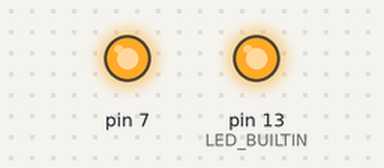
Bench run of a sketch on a simulated Arduino Uno, built with avr-gcc and run on an emulated ATmega328P. On the bench: output pins drawn as LEDs (lit = HIGH).

Above: at 5.0 s.
At 12.0 s:
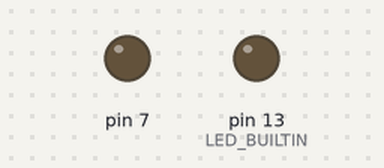
Timing chart, 0 to 18.2 s (numbered marks = the images above):
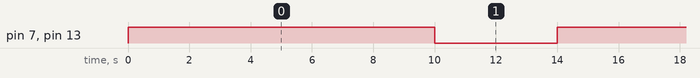

The sketch:

Practica.09.ino
```cpp
// C++ code
//
void setup()
{
  pinMode(LED_BUILTIN, OUTPUT);
  pinMode(7, OUTPUT);
}

void loop()
{
  digitalWrite(LED_BUILTIN, HIGH);
  digitalWrite(7, HIGH);
  delay(10000); // Wait for 10000 millisecond(s)
  digitalWrite(7, LOW);
  digitalWrite(LED_BUILTIN, LOW);
  delay(4000); // Wait for 4000 millisecond(s)
}
```

Measured:
- by itself, pin 7, pin 13 (LED_BUILTIN): alternates HIGH for 10.0 s and LOW for 4.0 s
